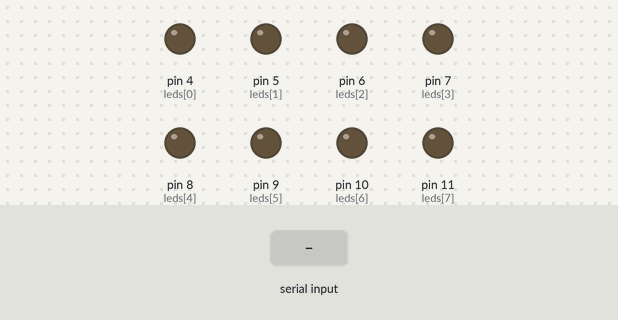
The sketch below on a simulated Arduino Uno, built with avr-gcc and run on an emulated ATmega328P. Parts: output pins drawn as LEDs (lit = HIGH). The test bench sets the inputs (shaded band).

Above: at 1.2 s.
1.3 s: "90,45\n" received over Serial
At 2.5 s:
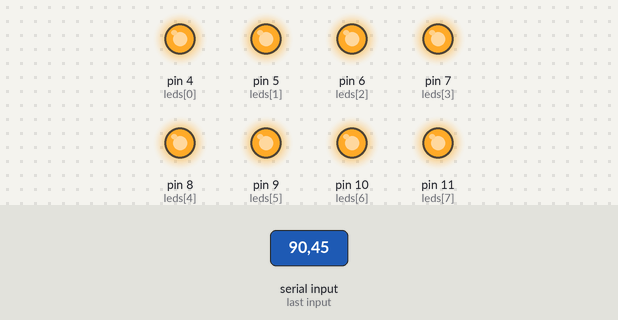
2.8 s: "5\n" received over Serial
At 3.4 s:
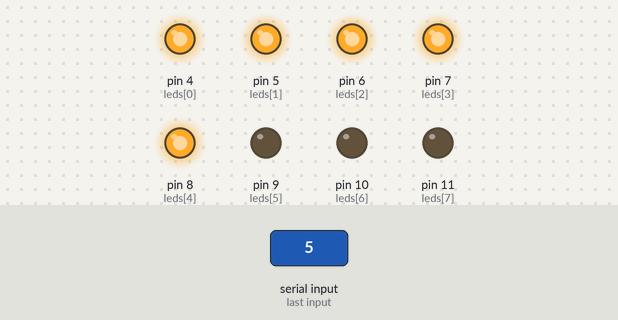
4.3 s: "30,150\n" received over Serial
At 4.8 s:
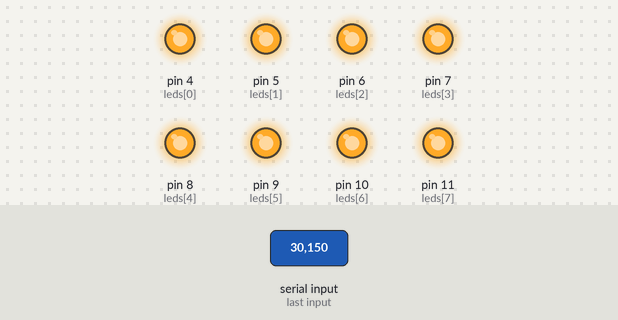
Timing chart, 0 to 7.3 s (numbered marks = the images above; inputs shaded):
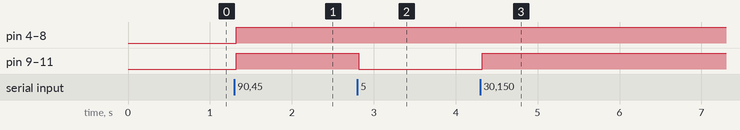

The sketch:

E_13_Vumetro.ino
```cpp
int leds[] = {4, 5, 6, 7, 8, 9, 10, 11};
int ledState[] = {false, false, false, false, false, false, false, false};

void setup() {
  // put your setup code here, to run once:
  Serial.begin(9600);
  Serial.setTimeout(15);
  for(int led = 0; led < 8; led++){
    pinMode(leds[led], OUTPUT);
  }
}

int power = 0;
void loop() {
  if (Serial.available() > 0){
    int x = Serial.readString().toInt();
    if (x > 8){
      power = 8;
    } else if (x < 0){
      power = 0;
    } else {
      power = x;
    }
    for (int i = 0; i < power; i++){
      digitalWrite(leds[i], HIGH);
    }
    for (int i = power; i < 8; i++){
      digitalWrite(leds[i], LOW);
    }
  }
}
```

Measured:
- after the input at 1.3 s, pin 4 (leds[0]), pin 5 (leds[1]), pin 6 (leds[2]), pin 7 (leds[3]), pin 8 (leds[4]), pin 9 (leds[5]), pin 10 (leds[6]), pin 11 (leds[7]): LOW → HIGH at once
- after the input at 2.8 s, pin 9 (leds[5]), pin 10 (leds[6]), pin 11 (leds[7]): HIGH → LOW at once
- after the input at 4.3 s, pin 9 (leds[5]), pin 10 (leds[6]), pin 11 (leds[7]): LOW → HIGH at once
